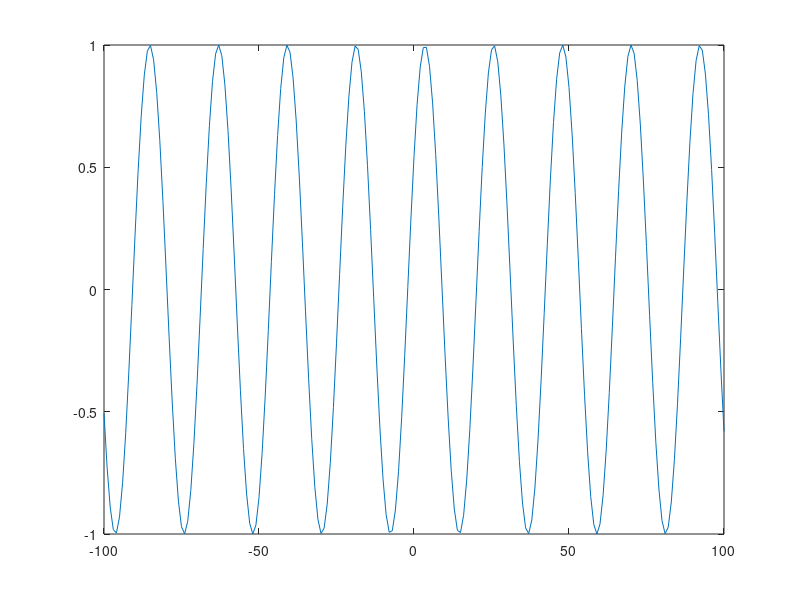

The MATLAB script that drew this image:
% Octave Script
% Title           :Funciones Trascendentes: Trigonométricas, Logarítmicas y Exponenciales (Ejercicio16)
% Correo          :urbanoorlando79@gmail.com
% Description     :Script para graficar funciones y determinar que tipo de funcion es.
% Author          :Orlando Urbano Trejo (Lando)
% Date            :23_11_2021
% Version         :1
% Usage           :octave>path/Ejercicio16
%                 :Requiere aplicación octave, usar linea de comandos
%                 :https://octaveintro.readthedocs.io/en/latest/index.html

clear
disp ('Función16');
% Dominio de la función
x= -100:1:100
% Regla de correspondencia
fx=sin(6.* x - 10)
disp ('La función es una función real');
disp ('El dominio de la función es (-∞, ∞)');
disp ('El rango de la función es de [-1,1]');
% Plotear función
plot (x, fx)
